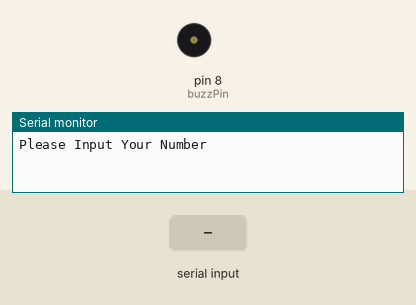
Recording of a sketch running on a simulated Arduino Uno, built with avr-gcc and run on an emulated ATmega328P. On the bench: buzzer (waves = sounding, pin HIGH), the last lines printed to the serial monitor. The inputs (shaded band) are chosen by the test bench.

Above: at 1.2 s.
1.3 s: "90,45\n" received over Serial
At 2.3 s:
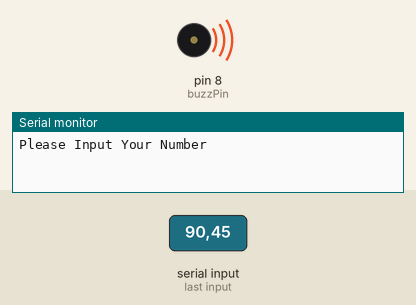
4.3 s: "30,150\n" received over Serial
At 9.7 s:
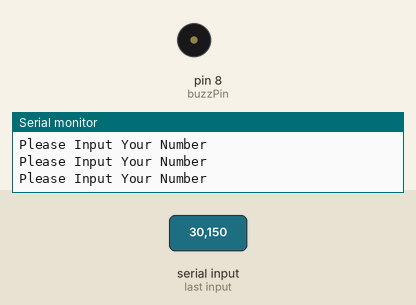
Timing chart, 0 to 11.2 s (numbered marks = the images above; inputs shaded):
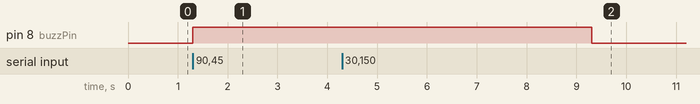

The sketch:

T22_using_and_understanding_buzzers.ino
```cpp
int myNumb;
int buzzPin = 8;
String msg = "Please Input Your Number";
int dt = 2000;
void setup() {
  // put your setup code here, to run once:
  Serial.begin(9600);
  pinMode(buzzPin,OUTPUT);
}

void loop() {
  // put your main code here, to run repeatedly:
  Serial.println(msg);
  while(Serial.available()==0){

  }
  myNumb = Serial.parseInt();
  if (myNumb>10){
    digitalWrite(buzzPin,HIGH);
    delay(dt);
    digitalWrite(buzzPin,LOW);
  }
}
```

Measured:
- after the input at 1.3 s, pin 8 (buzzPin): LOW → HIGH at once
- after the input at 4.3 s, pin 8 (buzzPin): HIGH → LOW after 5.0 s instead of 1.0 s
